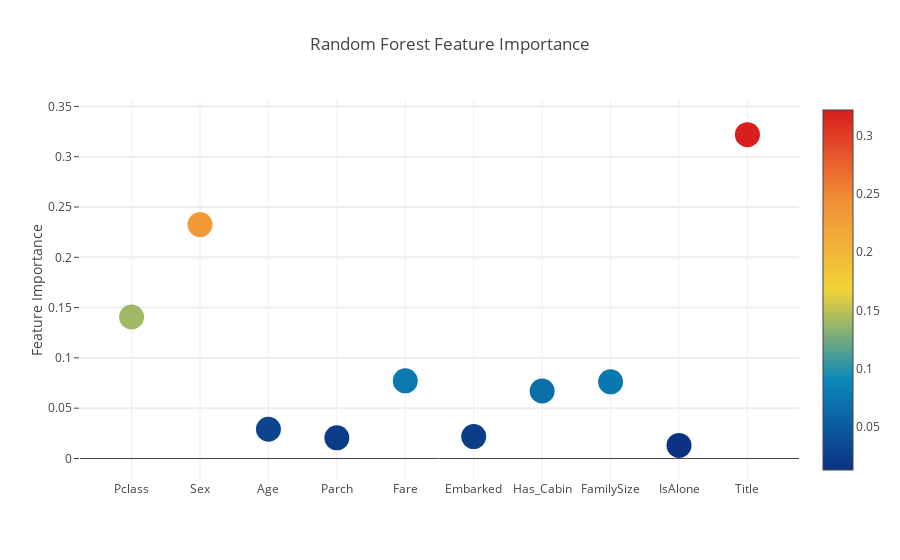
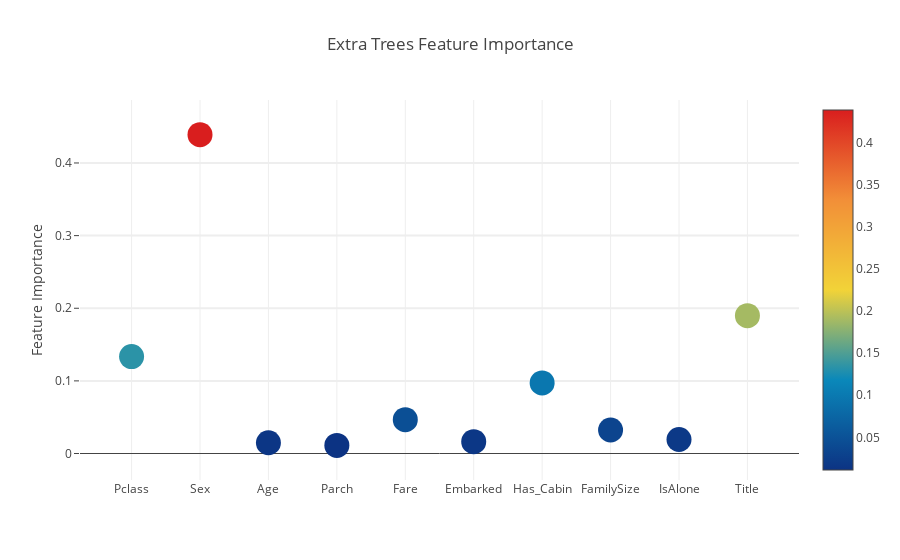
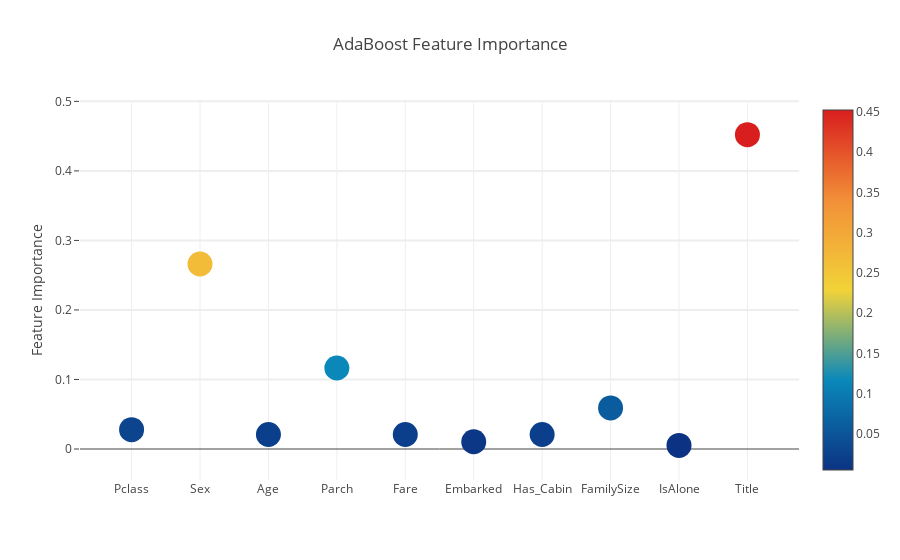
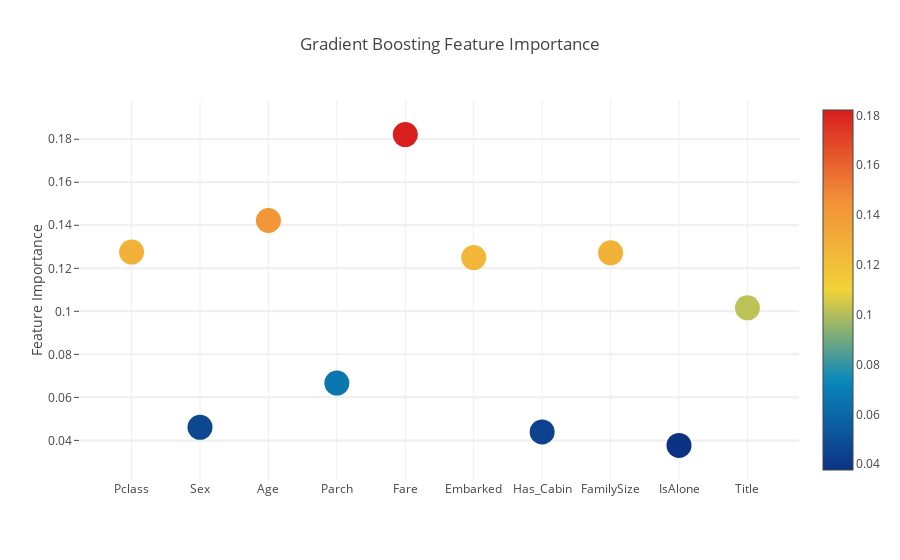

The notebook cell saved with these charts, in order:
### Markdown cell above
#### Appendix: See importance of features

### Code cell
cols = train.columns.values
# Create a dataframe with features
feature_dataframe = pd.DataFrame( {'features': cols,
     'Random Forest feature importances': rf_feature,
     'Extra Trees  feature importances': et_feature,
      'AdaBoost feature importances': ada_feature,
    'Gradient Boost feature importances': gb_feature
    })

# Scatter plot 
trace = go.Scatter(
    y = feature_dataframe['Random Forest feature importances'].values,
    x = feature_dataframe['features'].values,
    mode='markers',
    marker=dict(
        sizemode = 'diameter',
        sizeref = 1,
        size = 25,
#       size= feature_dataframe['AdaBoost feature importances'].values,
        #color = np.random.randn(500), #set color equal to a variable
        color = feature_dataframe['Random Forest feature importances'].values,
        colorscale='Portland',
        showscale=True
    ),
    text = feature_dataframe['features'].values
)
data = [trace]

layout= go.Layout(
    autosize= True,
    title= 'Random Forest Feature Importance',
    hovermode= 'closest',
#     xaxis= dict(
#         title= 'Pop',
#         ticklen= 5,
#         zeroline= False,
#         gridwidth= 2,
#     ),
    yaxis=dict(
        title= 'Feature Importance',
        ticklen= 5,
        gridwidth= 2
    ),
    showlegend= False
)
fig = go.Figure(data=data, layout=layout)
py.iplot(fig,filename='scatter2010')

# Scatter plot 
trace = go.Scatter(
    y = feature_dataframe['Extra Trees  feature importances'].values,
    x = feature_dataframe['features'].values,
    mode='markers',
    marker=dict(
        sizemode = 'diameter',
        sizeref = 1,
        size = 25,
#       size= feature_dataframe['AdaBoost feature importances'].values,
        #color = np.random.randn(500), #set color equal to a variable
        color = feature_dataframe['Extra Trees  feature importances'].values,
        colorscale='Portland',
        showscale=True
    ),
    text = feature_dataframe['features'].values
)
data = [trace]

layout= go.Layout(
    autosize= True,
    title= 'Extra Trees Feature Importance',
    hovermode= 'closest',
#     xaxis= dict(
#         title= 'Pop',
#         ticklen= 5,
#         zeroline= False,
#         gridwidth= 2,
#     ),
    yaxis=dict(
        title= 'Feature Importance',
        ticklen= 5,
        gridwidth= 2
    ),
    showlegend= False
)
fig = go.Figure(data=data, layout=layout)
py.iplot(fig,filename='scatter2010')

# Scatter plot 
trace = go.Scatter(
    y = feature_dataframe['AdaBoost feature importances'].values,
    x = feature_dataframe['features'].values,
    mode='markers',
    marker=dict(
        sizemode = 'diameter',
        sizeref = 1,
        size = 25,
#       size= feature_dataframe['AdaBoost feature importances'].values,
        #color = np.random.randn(500), #set color equal to a variable
        color = feature_dataframe['AdaBoost feature importances'].values,
        colorscale='Portland',
        showscale=True
    ),
    text = feature_dataframe['features'].values
)
data = [trace]

layout= go.Layout(
    autosize= True,
    title= 'AdaBoost Feature Importance',
    hovermode= 'closest',
#     xaxis= dict(
#         title= 'Pop',
#         ticklen= 5,
#         zeroline= False,
#         gridwidth= 2,
#     ),
    yaxis=dict(
        title= 'Feature Importance',
        ticklen= 5,
        gridwidth= 2
    ),
    showlegend= False
)
fig = go.Figure(data=data, layout=layout)
py.iplot(fig,filename='scatter2010')

# Scatter plot 
trace = go.Scatter(
    y = feature_dataframe['Gradient Boost feature importances'].values,
    x = feature_dataframe['features'].values,
    mode='markers',
    marker=dict(
        sizemode = 'diameter',
        sizeref = 1,
        size = 25,
#       size= feature_dataframe['AdaBoost feature importances'].values,
        #color = np.random.randn(500), #set color equal to a variable
        color = feature_dataframe['Gradient Boost feature importances'].values,
        colorscale='Portland',
        showscale=True
    ),
    text = feature_dataframe['features'].values
)
data = [trace]

layout= go.Layout(
    autosize= True,
    title= 'Gradient Boosting Feature Importance',
    hovermode= 'closest',
#     xaxis= dict(
#         title= 'Pop',
#         ticklen= 5,
#         zeroline= False,
#         gridwidth= 2,
#     ),
    yaxis=dict(
        title= 'Feature Importance',
        ticklen= 5,
        gridwidth= 2
    ),
    showlegend= False
)
fig = go.Figure(data=data, layout=layout)
py.iplot(fig,filename='scatter2010')

### Figure 1 — Plotly figure (JSON) as saved in the notebook; plotly's stock layout.template omitted (floating-point values rounded to 4 significant figures)
{"data": [{"marker": {"color": [0.1407, 0.2325, 0.02907, 0.02055, 0.0772, 0.02173, 0.06707, 0.07617, 0.01303, 0.322], "colorscale": "Portland", "showscale": true, "size": 25, "sizemode": "diameter", "sizeref": 1}, "mode": "markers", "text": ["Pclass", "Sex", "Age", "Parch", "Fare", "Embarked", "Has_Cabin", "FamilySize", "IsAlone", "Title"], "type": "scatter", "x": ["Pclass", "Sex", "Age", "Parch", "Fare", "Embarked", "Has_Cabin", "FamilySize", "IsAlone", "Title"], "y": [0.1407, 0.2325, 0.02907, 0.02055, 0.0772, 0.02173, 0.06707, 0.07617, 0.01303, 0.322]}], "layout": {"autosize": true, "hovermode": "closest", "showlegend": false, "title": "Random Forest Feature Importance", "yaxis": {"gridwidth": 2, "ticklen": 5, "title": "Feature Importance"}}}

### Figure 2 — Plotly figure (JSON) as saved in the notebook; plotly's stock layout.template omitted (floating-point values rounded to 4 significant figures)
{"data": [{"marker": {"color": [0.1334, 0.439, 0.01477, 0.01121, 0.04661, 0.01635, 0.09717, 0.03235, 0.01932, 0.1898], "colorscale": "Portland", "showscale": true, "size": 25, "sizemode": "diameter", "sizeref": 1}, "mode": "markers", "text": ["Pclass", "Sex", "Age", "Parch", "Fare", "Embarked", "Has_Cabin", "FamilySize", "IsAlone", "Title"], "type": "scatter", "x": ["Pclass", "Sex", "Age", "Parch", "Fare", "Embarked", "Has_Cabin", "FamilySize", "IsAlone", "Title"], "y": [0.1334, 0.439, 0.01477, 0.01121, 0.04661, 0.01635, 0.09717, 0.03235, 0.01932, 0.1898]}], "layout": {"autosize": true, "hovermode": "closest", "showlegend": false, "title": "Extra Trees Feature Importance", "yaxis": {"gridwidth": 2, "ticklen": 5, "title": "Feature Importance"}}}

### Figure 3 — Plotly figure (JSON) as saved in the notebook; plotly's stock layout.template omitted (floating-point values rounded to 4 significant figures)
{"data": [{"marker": {"color": [0.02783, 0.2661, 0.02087, 0.1165, 0.02087, 0.01043, 0.02087, 0.05913, 0.005217, 0.4522], "colorscale": "Portland", "showscale": true, "size": 25, "sizemode": "diameter", "sizeref": 1}, "mode": "markers", "text": ["Pclass", "Sex", "Age", "Parch", "Fare", "Embarked", "Has_Cabin", "FamilySize", "IsAlone", "Title"], "type": "scatter", "x": ["Pclass", "Sex", "Age", "Parch", "Fare", "Embarked", "Has_Cabin", "FamilySize", "IsAlone", "Title"], "y": [0.02783, 0.2661, 0.02087, 0.1165, 0.02087, 0.01043, 0.02087, 0.05913, 0.005217, 0.4522]}], "layout": {"autosize": true, "hovermode": "closest", "showlegend": false, "title": "AdaBoost Feature Importance", "yaxis": {"gridwidth": 2, "ticklen": 5, "title": "Feature Importance"}}}

### Figure 4 — Plotly figure (JSON) as saved in the notebook; plotly's stock layout.template omitted (floating-point values rounded to 4 significant figures)
{"data": [{"marker": {"color": [0.1275, 0.04607, 0.1422, 0.06663, 0.1821, 0.125, 0.04394, 0.1272, 0.03768, 0.1016], "colorscale": "Portland", "showscale": true, "size": 25, "sizemode": "diameter", "sizeref": 1}, "mode": "markers", "text": ["Pclass", "Sex", "Age", "Parch", "Fare", "Embarked", "Has_Cabin", "FamilySize", "IsAlone", "Title"], "type": "scatter", "x": ["Pclass", "Sex", "Age", "Parch", "Fare", "Embarked", "Has_Cabin", "FamilySize", "IsAlone", "Title"], "y": [0.1275, 0.04607, 0.1422, 0.06663, 0.1821, 0.125, 0.04394, 0.1272, 0.03768, 0.1016]}], "layout": {"autosize": true, "hovermode": "closest", "showlegend": false, "title": "Gradient Boosting Feature Importance", "yaxis": {"gridwidth": 2, "ticklen": 5, "title": "Feature Importance"}}}
